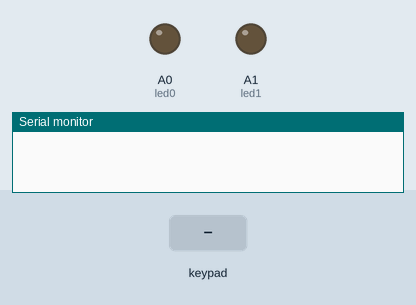
Simulated run of this sketch. Board: Arduino Mega 2560, built with avr-gcc and run on an emulated ATmega2560. On the bench: output pins drawn as LEDs (lit = HIGH), the last lines printed to the serial monitor. Wiring (inferred from the names in the program): 4×4 keypad with keys 1 2 3 A 4 5 6 B 7 8 9 C * 0 # D (labels assumed): rows pin 10, pin 11, pin 12, pin 13; columns pin 6, pin 7, pin 8, pin 9. The inputs (shaded band) are chosen by the test bench. Pins used as bus, display or sensor lines are not drawn.

Above: at 1.2 s.
1.3 s: keypad keys 1 2 # pressed 0.4 s apart
At 2.22 s:
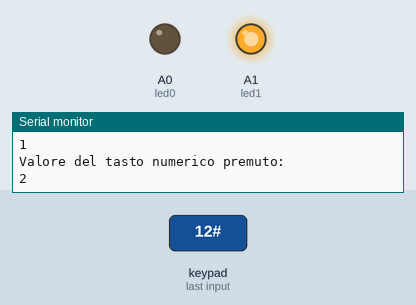
4.0 s: key 'A' pressed
At 4.6 s:
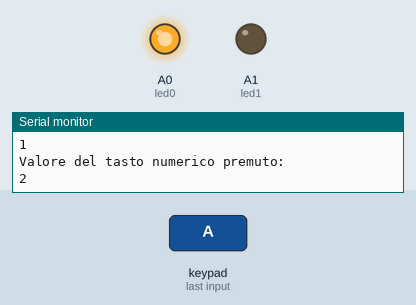
5.5 s: key '#' pressed
At 5.62 s:
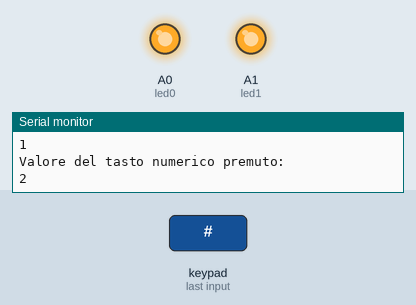
7.1 s: key 'D' pressed
At 8.1 s:
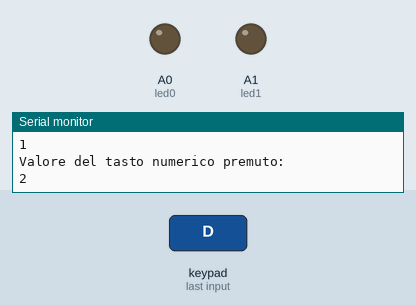
Timing chart, 0 to 9.6 s (numbered marks = the images above; inputs shaded):
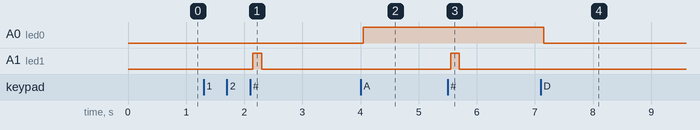

Measured:
- after the input at 1.3 s, A1 (led1): LOW → HIGH after 0.85 s, → LOW 0.15 s later
- after the input at 4.0 s, A0 (led0): LOW → HIGH after 0.05 s
- after the input at 5.5 s, A1 (led1): LOW → HIGH after 0.05 s, → LOW 0.15 s later
- after the input at 7.1 s, A0 (led0): HIGH → LOW after 0.05 s

The sketch:

Tastiera.ino
```cpp
#include <Arduino.h>
#include "Tastiera.h"

#define led0 A0
#define led1 A1

void setup()
{
Tasti.begin();
Serial.begin(9600);
//
pinMode(led0, OUTPUT);
digitalWrite(led0,LOW);
pinMode(led1, OUTPUT);
digitalWrite(led1,LOW);
}
/* ----------------------- Tasti non numerici ----------------------------------
Alla pressione del tasto:
t_key  (col4, riga1)
t_led  (col4, riga2)
t_freq (col4, riga3)
t_invio (col4, riga4)
t_ast  (col3, riga4)
t_canc (col1, riga4)

Al rilascio del tasto:
t_key_off (col4, riga1)
t_led_off (col4, riga2)
...
------------------------------------------------------------------------------*/

// Utilizzo della libreria Tastiera
void loop()
{
Tasti.leggi_tasti();
//
if (t_key)  	// col=4 riga=1
	digitalWrite(led0,HIGH);

if (t_invio)  // col=4 riga=4
	digitalWrite(led0,LOW);

if (t_ast)    // col=3 riga=4
	digitalWrite(led1,HIGH);

if (t_ast_off) // rilascio del tasto sopra
	digitalWrite(led1,LOW);

if (Tasti.get_tasto_numerico) // uso dei tasti numerici
	{
	Serial.println("Valore del tasto numerico premuto:");
	Serial.println(Tasti.val_tasto);
	}
}
```

Tastiera.cpp
```cpp
#include "Tastiera.h"

/************************* Tastiera per Mega/Due ******************************/

// Pin su Arduino relativi a Riche e Colonne 4x4
//Righe
#define r1 10
#define r2 11
#define r3 12
#define r4 13
// Colonne
#define c1 6
#define c2 7
#define c3 8
#define c4 9

// ATTENZIONE sono a logica negata
void Tasti_::begin(void)
{
// 4,5,6,7 come OUT (Digitali)
pinMode(c1,OUTPUT);
pinMode(c2,OUTPUT);
pinMode(c3,OUTPUT);
pinMode(c4,OUTPUT);
// Tutti alti (logica negata-> LOW tasto attivo)
digitalWrite(c1, HIGH);
digitalWrite(c2, HIGH);
digitalWrite(c3, HIGH);
digitalWrite(c4, HIGH);
// Input 0,1,2,3
pinMode(r1,INPUT_PULLUP);
pinMode(r2,INPUT_PULLUP);
pinMode(r3,INPUT_PULLUP);
pinMode(r4,INPUT_PULLUP);

// Inizializz. Tasto_Old allo Start
for (byte i=0;i<=3;i++)
   for (byte n=0;n<=3;n++)
      {
		tasto_old[i][n]=false;
		timer_t_on[i][n]=0xFFFFFFFF;
		timer_t_off[i][n]=0xFFFFFFFF;
		ab_timer_on[i][n]=false;
		ab_timer_off[i][n]=false;
		}
}

/* ------------------------- Uso delle variabili -------------------------------
// tasto_real[][] indica la situazione istantanea del tasto
// tasto_on[][] rimane alto solo un loop alla pressione  del tasto
// tasto_off[][] rimane basso solo un loop al rilascio del tasto
// vedi Tastiera.h per le corrispondenze con on e off dei tasti
// val_tasto in mancanza di evento vale sempre 100 altrimenti in caso di
// pressione (OFF/ON) ha un valore pari al tasto numerico premuto,
// per solo un loop
------------------------------------------------------------------------------*/

// fornisce il tasto_real[][] la situzione reale del tasto
void Tasti_::leggi_tasti(void)
{
int col, rig, val_rig;

for(col=c1;col<=c4;col++)  // va da 6 a 9
   {
   // mette il pin della colonna a 0: logica negata
   digitalWrite(col,LOW);
   for(rig=r1;rig<=r4;rig++)  // legge le righe (va da 10 a 13)
      {
      // Logica negata: Tasti.tasto_real premuto legge 0
      val_rig=digitalRead(rig);
      // Torno a logica diretta con tasto_real[][]
      if (val_rig==LOW)
         tasto_real[col-c1][rig-r1]=true;
      else
         tasto_real[col-c1][rig-r1]=false;
      }
   digitalWrite(col,HIGH);
   }
// Richiama la funzione seguente
tasto_on_off();
}

// Fornisce i gradini su tasto_on[][] e su tasto_off[][] e sull gradino ON/OFF il valore del numerico tasto_cr
bool Tasti_::tasto_on_off(void)
{
int i,n;
// Resetta tutte le variabili tasto per nuova lettura cosicche' tasto_on e _off
// rimangono a true un solo loop
for (i=0;i<=3;i++)
   for (n=0;n<=3;n++)
      {
      tasto_on[i][n]=false;
      tasto_off[i][n]=false;
      }
tasto_cr=100;

// Imposta i tasti validi per un loop all'evento "premi o rilascia""
for (i=0;i<=3;i++)
   for (n=0;n<=3;n++)
      {
      if (tasto_real[i][n] && !tasto_old[i][n])
			{
			timer_t_on[i][n]=millis();
			ab_timer_on[i][n]=true;
			}
		if (millis()>=timer_t_on[i][n]+50 && ab_timer_on[i][n])
			{
			timer_t_on[i][n]=0xFFFFFFFF;
         ab_timer_on[i][n]=false;
      	if (tasto_real[i][n])
				{
				tasto_on[i][n]=true;
				tasto_cr=10*(i+1)+n+1;  // esprime il valore unico: col*10 + riga;
                                 	// es. tasto_cr=11;  vale per un l'ultimo tasto premuto!!! Default=100 cioe' nessun tasto premuto;
				}
			}
      if (!tasto_real[i][n] && tasto_old[i][n])
			{
			timer_t_off[i][n]=millis();
         ab_timer_off[i][n]=true;
			}
      if (millis()>=timer_t_off[i][n]+50 && ab_timer_off[i][n])
			{
         timer_t_off[i][n]=0xFFFFFFFF;
			ab_timer_off[i][n]=false;
      	if (!tasto_real[i][n])
				tasto_off[i][n]=true;
			}
      tasto_old[i][n]=tasto_real[i][n];
      }


// Tasti numerici, ritorna il valore solo nel gradino OFF/ON (premere solo un tasto alla volta, restituisce l'ultimo)
switch (tasto_cr)
  {
  case 11: val_tasto=1; break;
  case 21: val_tasto=2; break;
  case 31: val_tasto=3; break;
  case 12: val_tasto=4; break;
  case 22: val_tasto=5; break;
  case 32: val_tasto=6; break;
  case 13: val_tasto=7; break;
  case 23: val_tasto=8; break;
  case 33: val_tasto=9; break;
  case 24: val_tasto=0; break;
  case 34: val_tasto=10; break;  // Fa da punto
  case 100: val_tasto=100; break;
  default: val_tasto=100; break; // Default: nessun tasto premuto
  }
if (val_tasto<=9)
	get_tasto_numerico=true;
else
	get_tasto_numerico=false;
}

Tasti_ Tasti;
```

Tastiera.h
```cpp
#ifndef Tastiera_h
#define Tastiera_h
// library interface description
#include <Arduino.h>

/******************************* Tastiera *************************************/
//                   [col][rig] a True per un solo Loop
// Define per i singoli tasti
#define t_1 Tasti.tasto_on[0][0]
#define t_2 Tasti.tasto_on[1][0]
#define t_3 Tasti.tasto_on[2][0]
#define t_key Tasti.tasto_on[3][0]
#define t_4 Tasti.tasto_on[0][1]
#define t_5 Tasti.tasto_on[1][1]
#define t_6 Tasti.tasto_on[2][1]
#define t_led Tasti.tasto_on[3][1]
#define t_7 Tasti.tasto_on[0][2]
#define t_8 Tasti.tasto_on[1][2]
#define t_9 Tasti.tasto_on[2][2]
#define t_freq Tasti.tasto_on[3][2]
#define t_canc Tasti.tasto_on[0][3]
#define t_0 Tasti.tasto_on[1][3]
#define t_ast Tasti.tasto_on[2][3]
#define t_invio Tasti.tasto_on[3][3]

#define t_1_off Tasti.tasto_off[0][0]
#define t_2_off Tasti.tasto_off[1][0]
#define t_3_off Tasti.tasto_off[2][0]
#define t_key_off Tasti.tasto_off[3][0]
#define t_4_off Tasti.tasto_off[0][1]
#define t_5_off Tasti.tasto_off[1][1]
#define t_6_off Tasti.tasto_off[2][1]
#define t_led_off Tasti.tasto_off[3][1]
#define t_7_off Tasti.tasto_off[0][2]
#define t_8_off Tasti.tasto_off[1][2]
#define t_9_off Tasti.tasto_off[2][2]
#define t_freq_off Tasti.tasto_off[3][2]
#define t_canc_off Tasti.tasto_off[0][3]
#define t_0_off Tasti.tasto_off[1][3]
#define t_ast_off Tasti.tasto_off[2][3]
#define t_invio_off Tasti.tasto_off[3][3]

typedef bool tasto_[4][4];
typedef unsigned long timer_t_[4][4];
typedef bool ab_timer_[4][4];

class Tasti_
{
public:
    tasto_ tasto_on;
    tasto_ tasto_off;
	 bool get_tasto_numerico;
    byte val_tasto = 100;
    void begin(void);
    void leggi_tasti(void);
  private:
  	 tasto_ tasto_real;
    tasto_ tasto_old;
	 byte tasto_cr = 100;
	 timer_t_ timer_t_on;
	 timer_t_ timer_t_off;
	 ab_timer_ ab_timer_on;
    ab_timer_ ab_timer_off;
    bool tasto_on_off(void);
};

extern Tasti_ Tasti;

#endif
```
